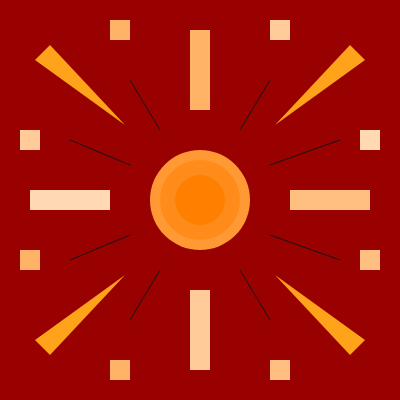
Frame 1 (no input)
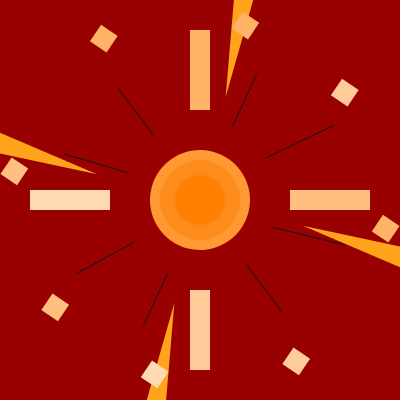
Frame 60 (no input)
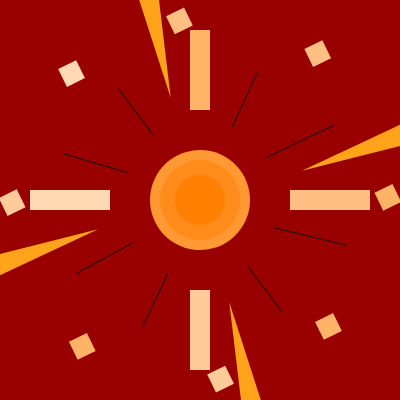
Frame 120 (the mouse pressed at the canvas centre since frame 60)

The p5.js sketch that drew these frames (run headless with seeded random() and noise() and a simulated clock; from frame 60 on, the mouse is pressed at the canvas centre):

// p5.js sketch
// ── sketch.js
var angle = 0;
var angle2 = 0;
var angle3 = 0;
var s = 0;
function setup() {
    createCanvas(400, 400);
    //set the background color to grey
    //background('#ff8080');
    angleMode(DEGREES);

}

function draw() {
    background('#990000');
    noStroke(0)

    fill('#ffb366')
    rect(190 , 30 , 20, 80);
    fill('#ffcc99')
    rect(190 , 290 , 20, 80);
    fill('#ffd9b3')
    rect(30 , 190 , 80, 20);
    fill('#ffbf80')
    rect(290 , 190 , 80, 20);

    // translate 200,200 & rotate CW
    translate(200, 200);
    rotate(angle);
    angle++;
    translate(-200, -200);
    
    fill('#ff9933');
    ellipse(200, 200, 100);
    fill('#ff8c1a');
    ellipse(200, 200, 80);
    fill('#ff8000');
    ellipse(200, 200, 50);

    fill('#ffa31a')
    triangle(50, 45, 35, 60, 125, 125);
    fill('#ffa31a')
    triangle(50, 355, 35, 340, 125, 275);
    fill('#ffa31a')
    triangle(350, 45, 365, 60, 275, 125);
    fill('#ffa31a')
    triangle(350, 355, 365, 340, 275, 275);

    // translate 200,200 & rotate CCW by speed of 5 degree
    translate(200, 200);
    rotate(angle3);
    angle3 = angle3 - 5;
    translate(-200, -200);
    
    fill('#ffb366')
    rect(110, 20, 20, 20);
    fill('#ffcc99')
    rect(270, 20, 20, 20);
    fill('#ffb366')
    rect(110, 360, 20, 20);
    fill('#ffbf80')
    rect(270, 360, 20, 20);
    fill('#ffcc99')
    rect(20, 130, 20, 20);
    fill('#ffd9b3')
    rect(360, 130, 20, 20);
    fill('#ffb366')
    rect(20, 250, 20, 20);
    fill('#ffbf80')
    rect(360, 250, 20, 20);

    // translate 200,200 & rotate CW by speed of 10 degree
    translate(200, 200);
    rotate(angle2);
    angle2 = angle2 + 10;
    translate(-200, -200);
    
    stroke(20)
    line(160, 130, 130, 80);
    line(240, 130, 270, 80);
    line(70, 140, 130, 165);
    line(340, 140, 270, 165);
    line(160, 270, 130, 320);
    line(240, 270, 270, 320);
    line(70, 260, 130, 235);
    line(340, 260, 270, 235);

}
